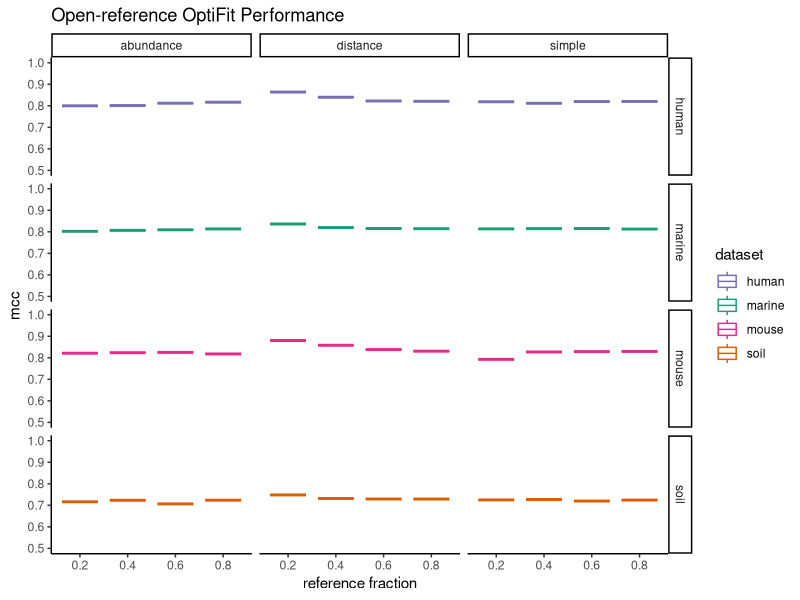
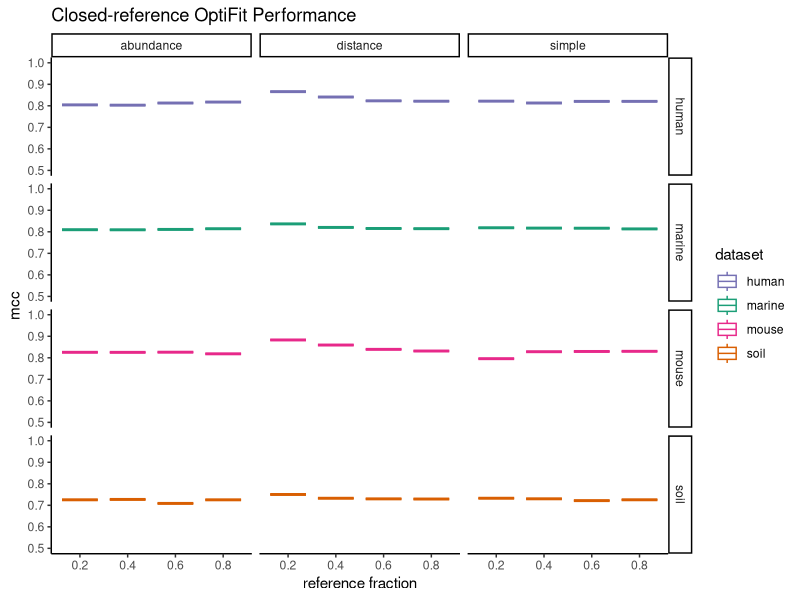
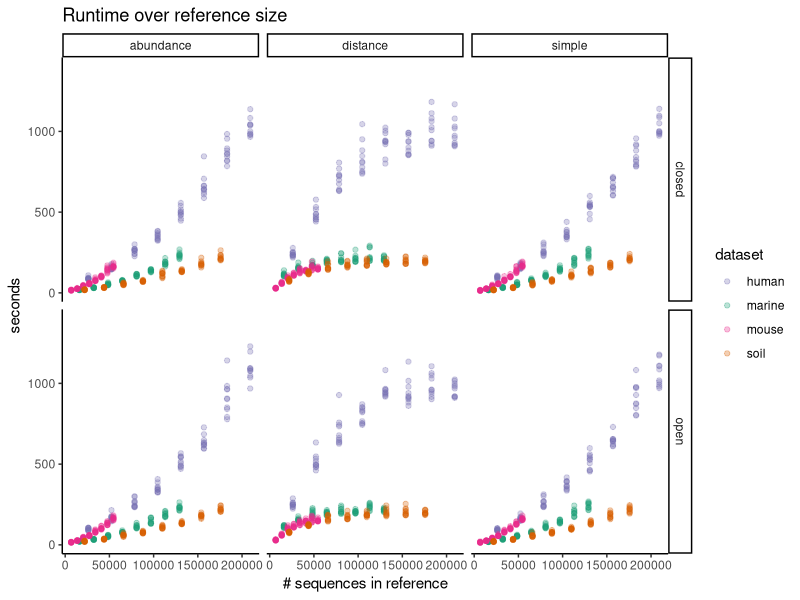
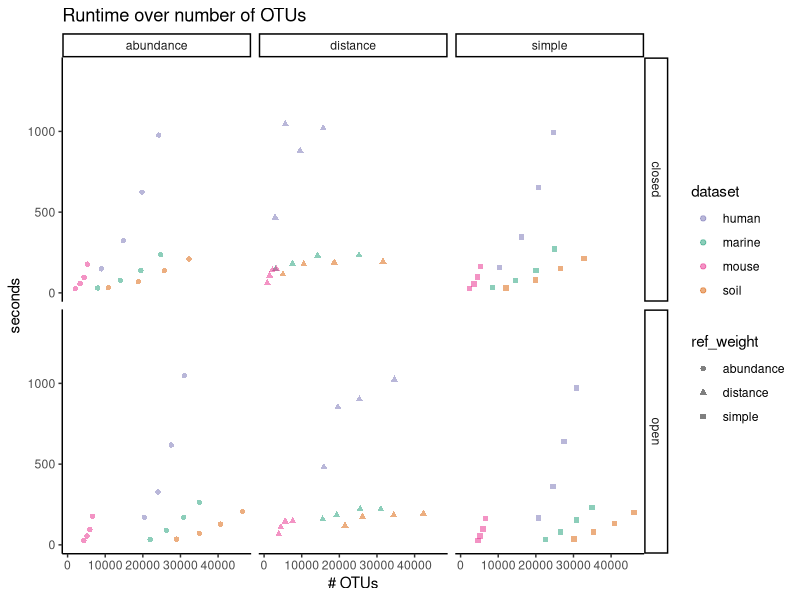
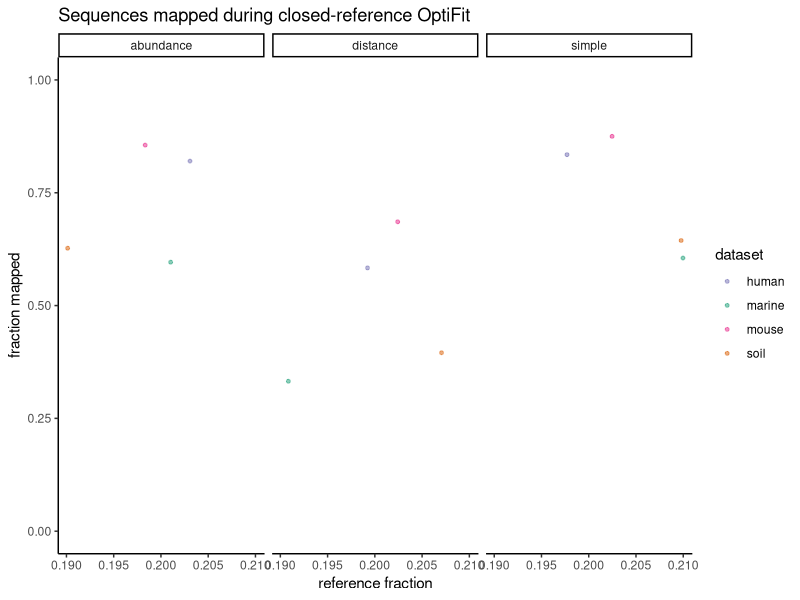

Write R code to recreate these figures, in order.
## ---- chunk 1
knitr::opts_chunk$set(echo = TRUE,
                      message = FALSE,
                      fig.path = "figures/"
                      )
## ---- chunk 2
library(cowplot)
library(ggtext)
library(here)
library(knitr)
library(tidyverse)
theme_set(theme_classic())
color_palette <- RColorBrewer::brewer.pal(4, "Dark2")
dataset_colors <- c(
  human = color_palette[[3]],
  marine = color_palette[[1]],
  mouse = color_palette[[4]],
  soil = color_palette[[2]]
)
## ---- chunk 3
sensspec_fit <-
  read_tsv(here('subworkflows/3_fit_sample_subset/results/sensspec.tsv'))
## ---- chunk 4
sensspec_fit %>%
  filter(method == 'open') %>% 
  group_by(dataset, ref_weight) %>%
  ggplot(aes(x = as.factor(ref_frac), y = mcc, color = dataset)) +
  geom_boxplot() +
  scale_color_manual(values = dataset_colors) +
  ylim(0.5, 1) +
  facet_grid(dataset ~ ref_weight) +
  labs(title='Open-reference OptiFit Performance',
       x='reference fraction')
## ---- chunk 5
sensspec_fit %>%
  filter(method == 'closed') %>% 
  group_by(dataset, ref_weight) %>%
  ggplot(aes(x = as.factor(ref_frac), y = mcc, color = dataset)) +
  geom_boxplot() +
  scale_color_manual(values = dataset_colors) +
  ylim(0.5, 1) +
  facet_grid(dataset ~ ref_weight) +
  labs(title='Closed-reference OptiFit Performance',
       x='reference fraction')
## ---- chunk 6
runtime <- full_join(
  read_tsv(here('subworkflows/3_fit_sample_subset/results/benchmarks.tsv')),
  read_tsv(here('subworkflows/3_fit_sample_subset/results/input_sizes.tsv'))
  ) %>% 
  full_join(read_tsv(here('subworkflows/3_fit_sample_subset/results/gap_counts.tsv'))) %>% 
  mutate(num_total_seqs = num_ref_seqs + num_sample_seqs,
         gaps_frac = n_gaps / total_chars)
runtime %>% ggplot(aes(x=num_ref_seqs, y=s, color=dataset)) +
  geom_point(alpha = 0.3) +
  facet_grid(method ~ ref_weight) +
  scale_color_manual(values = dataset_colors) +
  labs(title = 'Runtime over reference size',
       x = '# sequences in reference',
       y = 'seconds')
## ---- chunk 7
runtime %>% full_join(sensspec_fit) %>% 
  ggplot(aes(x=numotus, y=s, color=dataset, shape = ref_weight)) +
  geom_point(alpha = 0.5) +
  facet_grid(method ~ ref_weight) +
  scale_color_manual(values = dataset_colors) +
  labs(title = 'Runtime over number of OTUs',
       x = '# OTUs',
       y = 'seconds')
## ---- chunk 8
fractions <- read_tsv(here('subworkflows/3_fit_sample_subset/results/fraction_reads_mapped.tsv'))
fractions %>% 
  group_by(dataset, ref_weight, ref_frac) %>% 
  ggplot(aes(x=ref_frac, y=fraction_mapped, color=dataset)) +
  geom_jitter(alpha = 0.5, width = 0.01, size=1) +
  scale_color_manual(values = dataset_colors) +
  facet_wrap("ref_weight") +
  ylim(0, 1) +
  labs(title="Sequences mapped during closed-reference OptiFit",
       x='reference fraction',
       y='fraction mapped')
